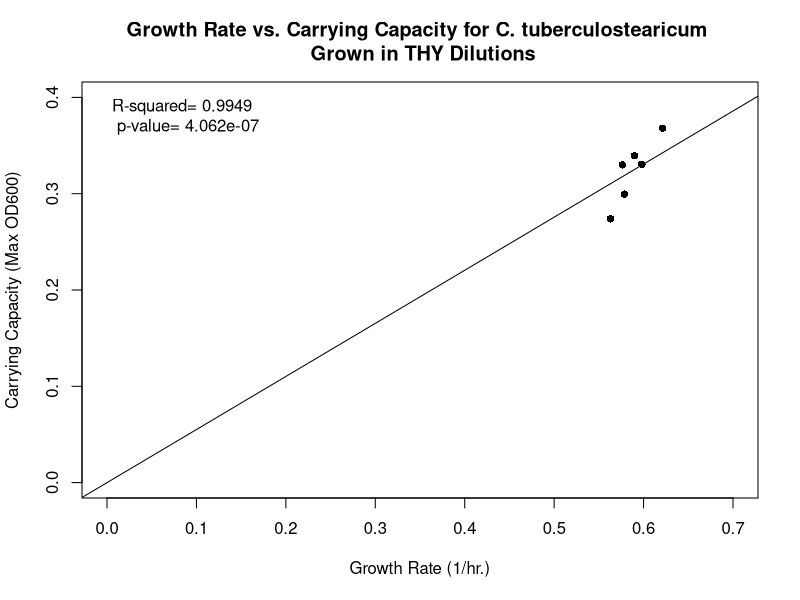
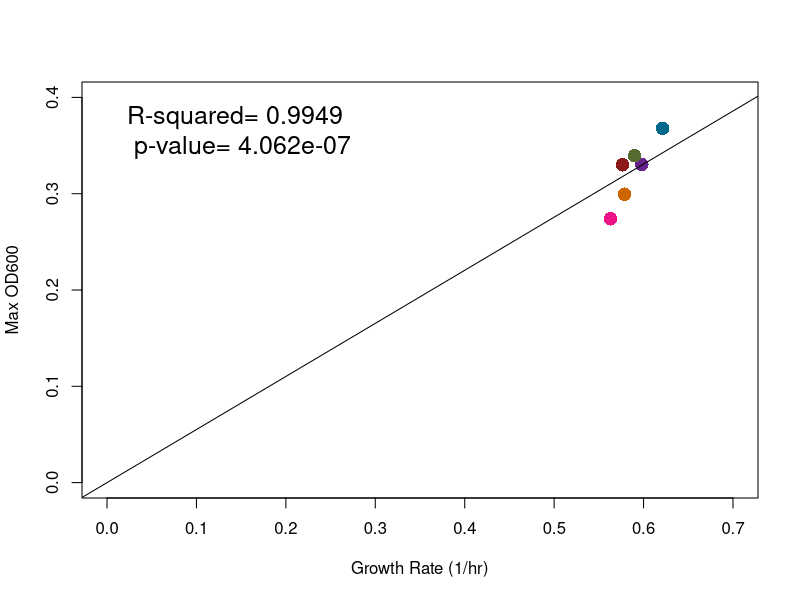
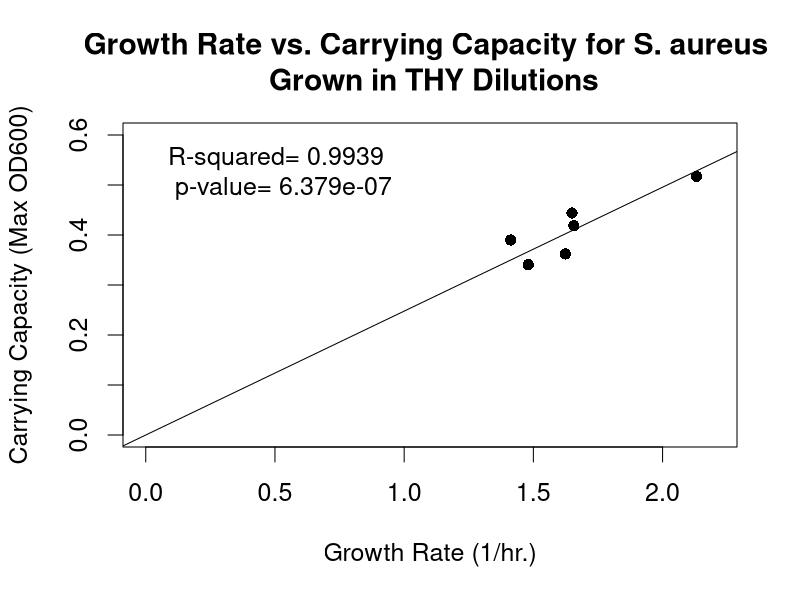
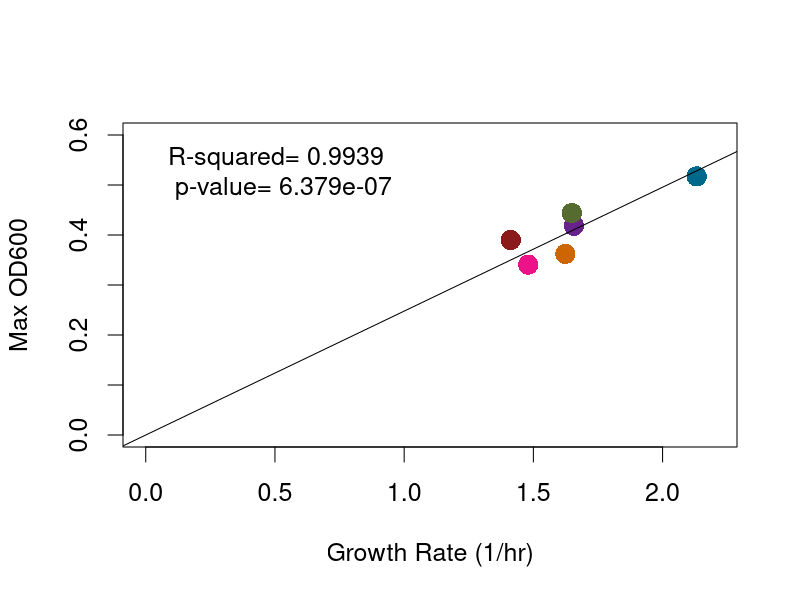
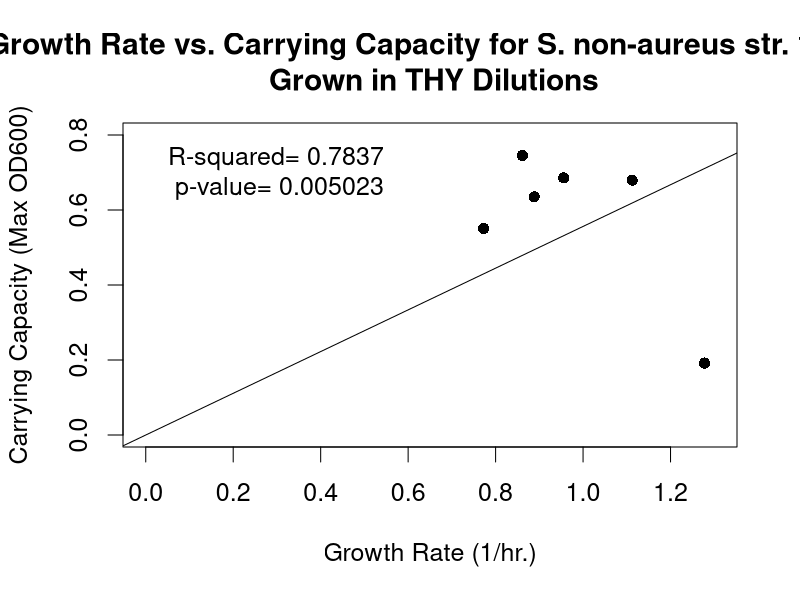
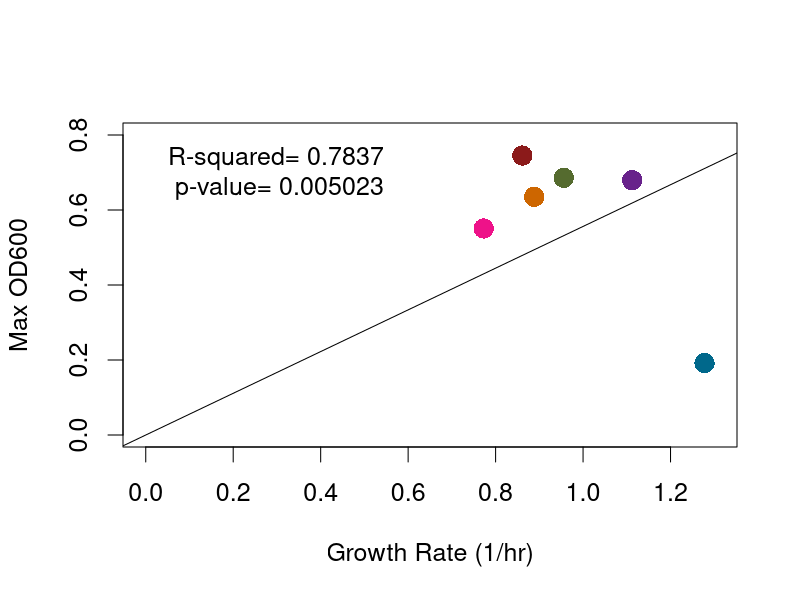
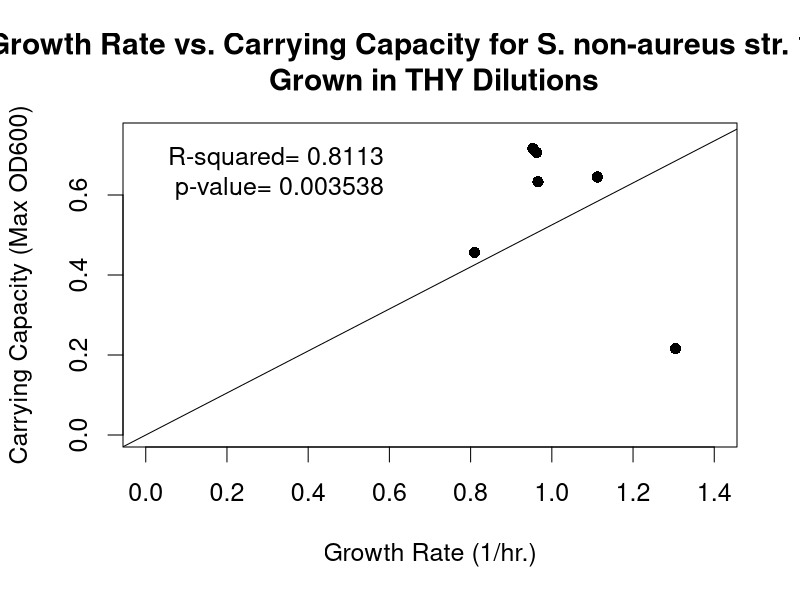
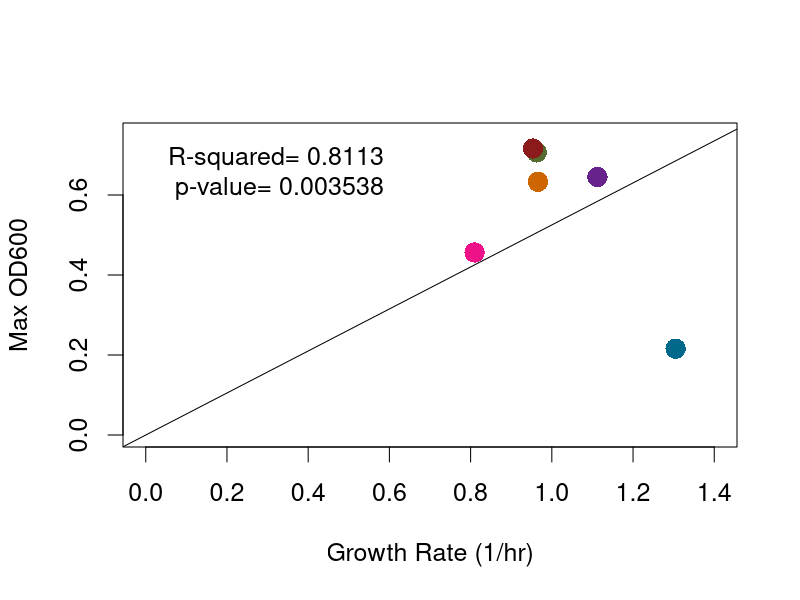

Write the R code that produced these figures, in order.
#Last run 04/10/2020

#Clear Workspace 
rm(list=ls())

#################################################
#Create scatterplots for GR-CC relationships 
#################################################
#C. tuberculostearicum 

GR_Ct <- c(0.621375,
           0.598025,
           0.589875,
           0.57645,
           0.578625,
           0.563075)
Max_Ct <- c(0.367979167,
            0.330479167,
            0.339479167,
            0.329979167,
            0.299479167,
            0.273979167)

DF_Ct <- data.frame(GR_Ct, Max_Ct)
DF_Ct

#Generate a linear regression model of the two variables with the lm function 
Ct.lm <- lm(Max_Ct ~ GR_Ct + 1, data=DF_Ct)
Ct.lm2 <- lm(Max_Ct ~ 0 + GR_Ct, data=DF_Ct) #Tells the lm() to fit the line through the origin
summary(Ct.lm)
summary(Ct.lm2)
#Adjusted R-squared:  0.9949 
#p-value: 4.062e-07

#Colors
colors <- c("deepskyblue4", "darkorchid4", "darkolivegreen", "firebrick4", "darkorange3", "deeppink2")


#Create scatter plot of points using plot function
plot(GR_Ct, Max_Ct,
     xlab="Growth Rate (1/hr.)",
     ylab="Carrying Capacity (Max OD600)",
     xlim= c(0, 0.7),
     ylim= c(0, 0.4),
     main="Growth Rate vs. Carrying Capacity for C. tuberculostearicum \n Grown in THY Dilutions",
     pch=16)

abline(lm(Ct.lm2))
legend("topleft", bty="n", legend= paste("R-squared= 0.9949 \n p-value= 4.062e-07"))

#Create scatter plot of points using plot function - without graph labels 
plot(GR_Ct, Max_Ct,
     xlab= "Growth Rate (1/hr)",
     ylab= "Max OD600",
     xlim= c(0, 0.7),
     ylim= c(0, 0.4),
     cex= 1.8,
     col = colors,
     pch=16)

abline(lm(Ct.lm2))
op <- par(cex= 1.5)
legend("topleft", bty="n", legend= paste("R-squared= 0.9949 \n p-value= 4.062e-07"))


###############################################################################################################333                                        
#S. aureus 

GR_Sa <- c(2.131933333,
           1.656866667,
           1.6493,
           1.412566667,
           1.6239,
           1.4803)
Max_Sa <- c(0.517229167,
            0.418479167,
            0.443979167,
            0.389979167,
            0.362229167,
            0.340729167)

DF_Sa <- data.frame(GR_Sa, Max_Sa)
DF_Sa

#Generate a linear regression model of the two variables with the lm function
Sa.lm <- lm(Max_Sa ~ GR_Sa+1, data=DF_Sa)
Sa.lm2 <- lm(Max_Sa ~ 0+GR_Sa, data=DF_Sa) #Tells the lm() to fit the line through the origin
summary(Sa.lm)
summary(Sa.lm2)
#Adjusted R-squared: 0.9939 
#p-value: 6.379e-07

#Colors
colors <- c("deepskyblue4", "darkorchid4", "darkolivegreen", "firebrick4", "darkorange3", "deeppink2")

#Create scatter plot of points using plot funSaion
plot(GR_Sa, Max_Sa,
     xlab="Growth Rate (1/hr.)",
     ylab="Carrying Capacity (Max OD600)",
     xlim= c(0, 2.2),
     ylim= c(0, 0.6),
     main="Growth Rate vs. Carrying Capacity for S. aureus \n Grown in THY Dilutions",
     pch=16)

abline(lm(Sa.lm2))
legend("topleft", bty="n", legend= paste("R-squared= 0.9939 \n p-value= 6.379e-07"))

#Create scatter plot of points using plot function - without graph labels 
plot(GR_Sa, Max_Sa,
     xlab= "Growth Rate (1/hr)",
     ylab= "Max OD600",
     xlim= c(0, 2.2),
     ylim= c(0, 0.6),
     cex= 1.8,
     col = colors,
     pch=16)

abline(lm(Sa.lm2))
op <- par(cex= 1.5)
legend("topleft", bty="n", legend= paste("R-squared= 0.9939 \n p-value= 6.379e-07"))

##############################################################################################################
#S. non-aureus str. 1839

GR_Sna1839 <- c(1.27775,
                1.112225,
                0.95585,
                0.861125,
                0.888133333,
                0.77285)
Max_Sna1839 <- c(0.191729167,
                 0.679729167,
                 0.685729167,
                 0.745229167,
                 0.634979167,
                 0.550729167)

DF_Sna1839 <- data.frame(GR_Sna1839, Max_Sna1839)
DF_Sna1839

#Generate a linear regression model of the two variables with the lm function 
Sna1839.lm <- lm(Max_Sna1839 ~ 1+GR_Sna1839, data=DF_Sna1839)
Sna1839.lm2 <- lm(Max_Sna1839 ~ 0+GR_Sna1839, data=DF_Sna1839) #Tells the lm() to fit the line through the origin
summary(Sna1839.lm)
summary(Sna1839.lm2)
#Adjusted R-squared:  0.7837 
#p-value: 0.005023

#Colors
colors <- c("deepskyblue4", "darkorchid4", "darkolivegreen", "firebrick4", "darkorange3", "deeppink2")

#Create scatter plot of points using plot funSna1839ion
plot(GR_Sna1839, Max_Sna1839,
     xlab="Growth Rate (1/hr.)",
     ylab="Carrying Capacity (Max OD600)",
     xlim= c(0, 1.3),
     ylim= c(0, 0.8),
     main="Growth Rate vs. Carrying Capacity for S. non-aureus str. 1839 \n Grown in THY Dilutions",
     pch=16)

abline(lm(Sna1839.lm2))
legend("topleft", bty="n", legend= paste("R-squared= 0.7837 \n p-value= 0.005023"))

#Create scatter plot of points using plot function - without graph labels 
plot(GR_Sna1839, Max_Sna1839,
     xlab= "Growth Rate (1/hr)",
     ylab= "Max OD600",
     xlim= c(0, 1.3),
     ylim= c(0, 0.8),
     cex= 1.8,
     col = colors,
     pch=16)

abline(lm(Sna1839.lm2))
op <- par(cex= 1.5)
legend("topleft", bty="n", legend= paste("R-squared= 0.7837 \n p-value= 0.005023"))


#####################################################################################################################
#S. non-aureus str. 1850 

GR_Sna1850 <- c(1.3048,
                1.11235,
                0.962775,
                0.953375,
                0.965866667,
                0.809775)
Max_Sna1850 <- c(0.215729167,
                 0.644979167,
                 0.706479167,
                 0.716229167,
                 0.632979167,
                 0.4563125)

DF_Sna1850 <- data.frame(GR_Sna1850, Max_Sna1850)
DF_Sna1850

#Generate a linear regression model of the two variables with the lm function 
Sna1850.lm <- lm(Max_Sna1850 ~ 1+GR_Sna1850, data=DF_Sna1850)
Sna1850.lm2 <- lm(Max_Sna1850 ~ 0+GR_Sna1850, data=DF_Sna1850) #Tells the lm() to fit the line through the origin
summary(Sna1850.lm)
summary(Sna1850.lm2)
#Adjusted R-squared:  0.8113
#p-value: 0.003538

#Colors
colors <- c("deepskyblue4", "darkorchid4", "darkolivegreen", "firebrick4", "darkorange3", "deeppink2")

#Create scatter plot of points using plot funSna1850ion
plot(GR_Sna1850, Max_Sna1850,
     xlab="Growth Rate (1/hr.)",
     ylab="Carrying Capacity (Max OD600)",
     xlim= c(0, 1.4),
     ylim= c(0, 0.75),
     main="Growth Rate vs. Carrying Capacity for S. non-aureus str. 1850 \n Grown in THY Dilutions",
     pch=16)

abline(lm(Sna1850.lm2))
legend("topleft", bty="n", legend= paste("R-squared= 0.8113 \n p-value= 0.003538"))


#Create scatter plot of points using plot function - without graph labels 
plot(GR_Sna1850, Max_Sna1850,
     xlab= "Growth Rate (1/hr)",
     ylab= "Max OD600",
     xlim= c(0, 1.4),
     ylim= c(0, 0.75),
     cex= 1.8,
     col = colors,
     pch=16)

abline(lm(Sna1850.lm2))
op <- par(cex= 1.5)
legend("topleft", bty="n", legend= paste("R-squared= 0.8113 \n p-value= 0.003538"))

################################################################################################################
#S. non-aureus str. 1867

GR_Sna1867 <- c(1.334075,
                1.07935,
                0.970075,
                0.948075,
                0.80415,
                0.701825)
Max_Sna1867 <- c(0.199979167,
                 0.683979167,
                 0.782229167,
                 0.791729167,
                 0.753729167,
                 0.560229167)

DF_Sna1867 <- data.frame(GR_Sna1867, Max_Sna1867)
DF_Sna1867

#Generate a linear regression model of the two variables with the lm function
Sna1867.lm <- lm(Max_Sna1867 ~ 1+GR_Sna1867, data=DF_Sna1867)
Sna1867.lm2 <- lm(Max_Sna1867 ~ 0+GR_Sna1867, data=DF_Sna1867) #Tells the lm() to fit the line through the origin
summary(Sna1867.lm)
summary(Sna1867.lm2)
#Adjusted R-squared:  0.7515 
#p-value: 0.007184

#Colors
colors <- c("deepskyblue4", "darkorchid4", "darkolivegreen", "firebrick4", "darkorange3", "deeppink2")

#Create scatter plot of points using plot funSna1867ion
plot(GR_Sna1867, Max_Sna1867,
     xlab="Growth Rate (1/hr.)",
     ylab="Carrying Capacity (Max OD600)",
     xlim= c(0, 1.4),
     ylim= c(0, 0.8),
     main="Growth Rate vs. Carrying Capacity for S. non-aureus str. 1867 \n Grown in THY Dilutions",
     pch=16)

abline(lm(Sna1867.lm2))
legend("topleft", bty="n", legend= paste("R-squared= 0.8313 \n p-value= 0.002655"))


#Create scatter plot of points using plot function - without graph labels 
plot(GR_Sna1867, Max_Sna1867,
     xlab= "Growth Rate (1/hr)",
     ylab= "Max OD600",
     xlim= c(0, 1.4),
     ylim= c(0, 0.8),
     cex= 1.8,
     col = colors,
     pch=16)

abline(lm(Sna1867.lm2))
op <- par(cex= 1.5)
legend("topleft", bty="n", legend= paste("R-squared= 0.8313 \n p-value= 0.002655"))


#######################################################################################################################
#C. pseudodiphtheriticum 

GR_Cp <- c(0,
           0.147025,
           0.193375,
           0.18615,
           0.193925,
           0.17315)
Max_Cp <- c(0.009729167,
            0.113229167,
            0.112479167,
            0.110979167,
            0.096979167,
            0.085729167)

DF_Cp <- data.frame(GR_Cp, Max_Cp)
DF_Cp

#Generate a linear regression model of the two variables with the lm function 
Cp.lm <- lm(Max_Cp ~ 1+GR_Cp, data=DF_Cp)
Cp.lm2 <- lm(Max_Cp ~ 0+GR_Cp, data=DF_Cp) #Tells the lm() to fit the line through the origin
summary(Cp.lm)
summary(Cp.lm2)
#Adjusted R-squared:  0.9706
#p-value: 3.211e-05

#Colors
colors <- c("deepskyblue4", "darkorchid4", "darkolivegreen", "firebrick4", "darkorange3", "deeppink2")

#Create scatter plot of points using plot funCpion
plot(GR_Cp, Max_Cp,
     xlab="Growth Rate (1/hr.)",
     ylab="Carrying Capacity (Max OD600)",
     xlim= c(0, 0.2),
     ylim= c(0, 0.2),
     cex= 1.5,
     main="Growth Rate vs. Carrying Capacity for C. pseudodiphtheriticum \n Grown in THY Dilutions",
     pch=16)

abline(lm(Cp.lm2))
legend("topleft", bty="n", legend= paste("R-squared= 0.9706 \n p-value= 3.211e-05"))

#Create scatter plot of points using plot function - without graph labels 
plot(GR_Cp, Max_Cp,
     xlab= "Growth Rate (1/hr)",
     ylab= "Max OD600",
     xlim= c(0, 0.2),
     ylim= c(0, 0.2),
     cex= 1.8,
     col = colors,
     pch=16)

abline(lm(Cp.lm2))
op <- par(cex= 1.5)
legend("topleft", bty="n", legend= paste("R-squared= 0.9706 \n p-value= 3.211e-05"))